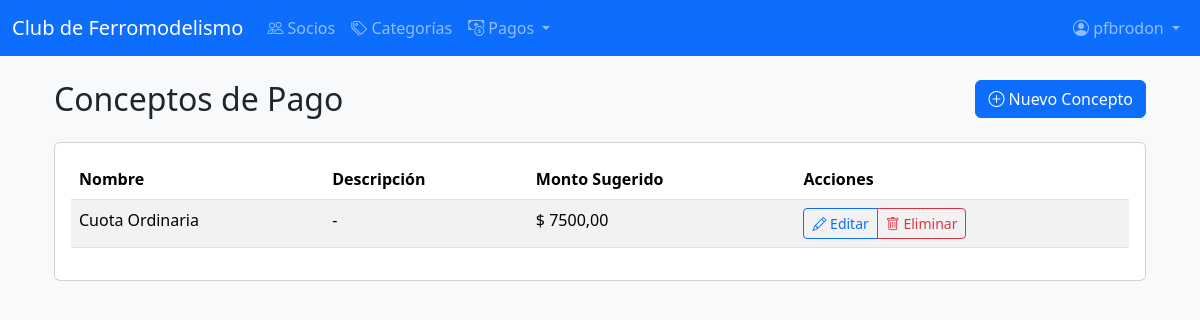
The app's page /socios/conceptos/ (signed in), older data.
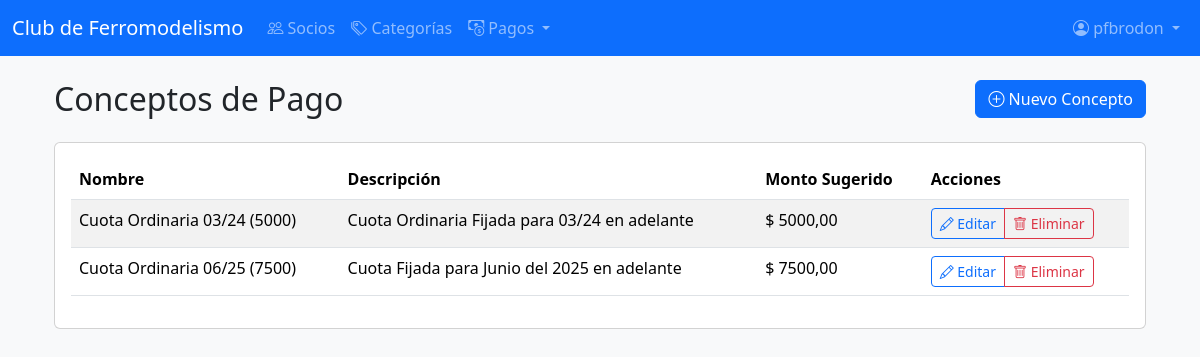
The same page, newer data.
### socios/models.py (models this page shows, shortened)
class Concepto(models.Model):
    nombre = models.CharField(max_length=100, unique=True)
    descripcion = models.TextField(blank=True, null=True)
    monto_sugerido = models.DecimalField(max_digits=10, decimal_places=2, default=0)
    activo = models.BooleanField(default=True)
    class Meta:
        verbose_name = "Concepto"
        verbose_name_plural = "Conceptos"
        ordering = ['nombre']

### socios/views.py (the view)
# urls.py: path('conceptos/', ConceptoListView.as_view(), name='listar_conceptos'),
class ConceptoListView(LoginRequiredMixin, EsAdministradorMixin, ListView):
    model = Concepto
    template_name = 'socios/concepto_list.html'
    context_object_name = 'conceptos'
    login_url = 'socios:login'

### socios/views.py (called while the page is built)
    def test_func(self):
        if self.request.user.is_superuser:
            return True
        if hasattr(self.request.user, 'socio'):
            return self.request.user.socio.es_administrador
        return False

### socios/templates/socios/concepto_list.html (shortened to what this page needs)
{% extends 'base.html' %}
{% block content %}
<div class="container mt-4">
    <div class="row mb-3">
        <div class="col">
            <h2>Conceptos de Pago</h2>
        </div>
        <div class="col text-end">
            <a href="{% url 'socios:crear_concepto' %}" class="btn btn-primary">
                <i class="bi bi-plus-circle"></i> Nuevo Concepto
            </a>
        </div>
    </div>
    <div class="card">
        <div class="card-body">
            {% if object_list %}
            <div class="table-responsive">
                <table class="table table-striped table-hover">
                    <thead>
                        <tr>
                            <th>Nombre</th>
                            <th>Descripción</th>
                            <th>Monto Sugerido</th>
                            <th>Acciones</th>
                        </tr>
                    </thead>
                    <tbody>
                        {% for concepto in object_list %}
                        <tr>
                            <td>{{ concepto.nombre }}</td>
                            <td>{{ concepto.descripcion|default:"-" }}</td>
                            <td>$ {{ concepto.monto_sugerido }}</td>
                            <td>
                                <div class="btn-group" role="group">
                                    <a href="{% url 'socios:editar_concepto' concepto.id %}" class="btn btn-sm btn-outline-primary">
                                        <i class="bi bi-pencil"></i> Editar
                                    </a>
                                    <a href="{% url 'socios:eliminar_concepto' concepto.id %}" class="btn btn-sm btn-outline-danger">
                                        <i class="bi bi-trash"></i> Eliminar
                                    </a>
                                </div>
                            </td>
                        </tr>
                        {% endfor %}
                    </tbody>
                </table>
            </div>
            {% else %}
            <div class="alert alert-info">
                No hay conceptos registrados. <a href="{% url 'socios:crear_concepto' %}">Crear un nuevo concepto</a>.
            </div>
            {% endif %}
        </div>
    </div>
</div>
{% endblock %}

Row changes from the older to the newer data that the page shows:
added Concepto: nombre "Cuota Ordinaria 03/24 (5000)", descripcion "Cuota Ordinaria Fijada para 03/24 en adelante", monto_sugerido "5000,00"
changed Concepto: nombre "Cuota Ordinaria" → "Cuota Ordinaria 06/25 (7500)"; descripcion "-" → "Cuota Fijada para Junio del 2025 en adelante"
